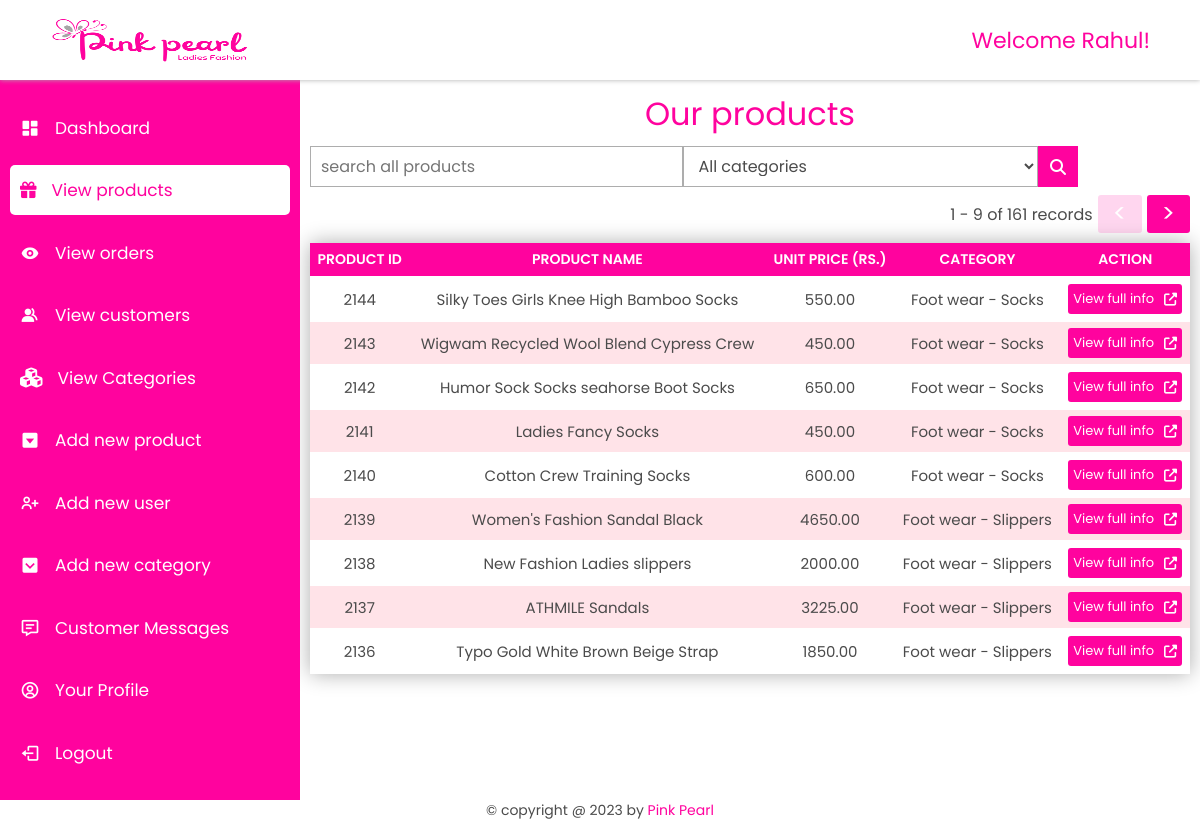
The app's page /admin/products.php (signed in) with its own data.
### tables this page shows
CREATE TABLE `products` (
  `product_id` int(11) NOT NULL,
  `product_name` varchar(250) NOT NULL,
  `price` float(10,2) NOT NULL,
  `description` varchar(255) NOT NULL,
  `image_url` text NOT NULL,
  `reg_date` date NOT NULL DEFAULT current_timestamp()
);

CREATE TABLE `main_category` (
  `main_category_id` int(11) NOT NULL,
  `category_name` varchar(255) NOT NULL,
  `description` varchar(100) NOT NULL,
  `image_url` varchar(255) NOT NULL
);

CREATE TABLE `category` (
  `sub_category_id` int(11) NOT NULL,
  `main_category_id` int(11) DEFAULT NULL,
  `category_name` varchar(50) NOT NULL
);

### admin/products.php (the view, shortened to what this page needs)
<?php
    include('../database/dbconnection.php');
    $limit = 9;
    $offset = 0;
    $searchword = ""; $filterword = "";
    $productsSelectQuery = "select * from products where product_name like '%" . $searchword . "%' and product_id in
                                (
                                    select product_id from product_category where category_id in (
                                        select sub_category_id from category where main_category_id like '%$filterword%'
                                    )
                                )  order by product_id desc, product_id asc limit $limit offset $offset";
    $productsResult = mysqli_query($connection, $productsSelectQuery);
    $totalNoOfProducts = getTotalNoOfProducts($connection, $searchword, $filterword);
?>
<!DOCTYPE html>
<html lang="en">
<head>
    <link rel="stylesheet" href="../index.css">
    <link rel="stylesheet" href="https://maxst.icons8.com/vue-static/landings/line-awesome/line-awesome/1.3.0/css/line-awesome.min.css">
    <link  rel="stylesheet"href="https://unpkg.com/boxicons@2.1.4/css/boxicons.min.css">
    <link rel="stylesheet" href="style.css">
</head>
<body>
    <header>
        <div style="display: flex;align-items: center;gap: 10px;"><i class="fa fa-bars toggle-menu" aria-hidden="true" onclick="handleNav()" style="font-size: 20px;"></i><img src="../uploadedImages/logo.png" alt=""></div>
        <h1>Welcome <?php echo $_SESSION['admin_name'] ?>!</h1>
    </header>
    <main>
        <div class="side-bar">
            <ul>
                <li class="active">
                    <a href="dashboard.php"><i class='bx bxs-dashboard'></i>
                    <span>Dashboard</span></a>
                </li>
                <li >
                    <a href="products.php" class="active"><i class="fa fa-gift" aria-hidden="true" style="font-size: 16.5px;"></i>
                    <span>View products</span></a>
                </li>
                <li>
                    <a href="orders.php"><i class='bx bxs-show'></i>
                    <span>View orders</span></a>
                </li>
                <li>
                    <a href="customers.php"><i class='bx bxs-group'></i>
                    <span>View customers</span></a>
                </li>
                <li>
                    <a href="categories.php"><i class="fa fa-cubes" aria-hidden="true"></i>
                    <span>View Categories</span></a>
                </li>
                <li>
                    <a href="addnewproduct.php"><i class='bx bxs-caret-down-square' ></i>
                    <span>Add new product</span></a>
                </li>
                <li>
                    <a href="addnewuser.php"><i class='bx bx-user-plus'></i>
                    <span>Add new user</span></a>
                </li>
                <li>
                    <a href="addNewCategory.php"><i class='bx bxs-chevron-down-square'></i>
                    <span>Add new category</span></a>
                </li>
                <li>
                    <a href="messages.php"><i class='bx bx-message-detail'></i>
                    <span>Customer Messages</span></a>
                </li>
                <li>
                    <a href="profile.php"><i class='bx bx-user-circle'></i>
                    <span>Your Profile</span></a>
                </li>
                <li>
                    <a href="../account/logout.php"><i class='bx bx-log-out'></i>
                    <span>Logout</span></a>
                </li>
            </ul>
        </div>
        <div class="container products-container">
            <h1>Our products</h1>
            <form class="actions" action="products.php" method="get">
                    <input type="text" placeholder="search all products" name="searchword" value="<?php echo $searchword ?>">
                    <select name="filterword">
                        <option value=''>All categories</option>
                    </select>
                    <button type="submit" name="search"><i class="fa fa-search" aria-hidden="true"></i></button>
            </form>
            <div class="progress">
                <span><?php echo $offset+1; ?> - <?php echo $offset+mysqli_num_rows($productsResult); ?> of <?php echo $totalNoOfProducts; ?> records </span>
                <a href="<?php echo "products.php?offset=". $offset-$limit . "&searchword=$searchword&filterword=$filterword" ?>" class="<?php if ($offset==0) echo 'disabled' ?>"><button style="font-size: 25px;padding: 0px 15px" ><</button></a>
                <a href="<?php echo "products.php?offset=". $offset+$limit . "&searchword=$searchword&filterword=$filterword" ?>" class="<?php if ($offset+mysqli_num_rows($productsResult) == $totalNoOfProducts) echo 'disabled' ?>"><button style="font-size: 25px;padding: 0px 15px" >></button></a>
            </div>
            <div class="product-list main-table">
                <table>
                    <thead><th>Product ID</th><th>Product name</th><th>Unit price (Rs.)</th><th>Category</th><th>action</th></thead>
                    <?php
                        while ($product = mysqli_fetch_assoc($productsResult)) {
                            echo "<tr>";
                            echo "<td>" . $product['product_id'] . "</td>";
                            echo "<td>" . $product['product_name'] . "</td>";
                            echo "<td>" . $product['price'] . "</td>";
                            echo "<td>" . getProductCategory($connection, $product['product_id']) . "</td>";
                            echo "<td style='display:flex; justify-content:center;'><a href='viewproduct.php?id=". $product['product_id'] . "'><button>View full info<i class='fa fa-external-link' aria-hidden='true'></i></button></a></td>";
                            echo "</tr>";
                        }
                    ?>
                </table>
            </div>
        </div>
    </main>
    <footer>
        &copy; copyright  @ <?php echo date('Y'); ?> by <span style="color: var(--pink);">Pink Pearl</span>
    </footer>
</body>
</html>
<?php
    function getTotalNoOfProducts($connection, $searchword, $filterword) {
        $query = "select count(*) from products where product_name like '%" . $searchword . "%' and product_id in
                    (
                        select product_id from product_category where category_id in (
                            select sub_category_id from category where main_category_id like '%$filterword%'
                        )
                    )"  ;
        $result = mysqli_query($connection, $query);
        $count = mysqli_fetch_assoc($result)['count(*)'];
        return $count;
    }
    function getProductCategory($connection, $id) {
        $query = "select * from product_category where product_id = $id";
        $result = mysqli_query($connection, $query);
        $categoryId = mysqli_fetch_assoc($result)['category_id'];
        $query = "select sc.category_name as sub, mc.category_name as main from category sc, main_category mc where sc.main_category_id = mc.main_category_id and sub_category_id = $categoryId";
        $result = mysqli_query($connection, $query);
        $row = mysqli_fetch_assoc($result);
        $main = $row['main'];
        $type = $row['sub'];
        $category =  $main .  " - ". $type;
        return $category;
    }
?>

### index.css (style rules this page uses)
* { margin: 0;padding: 0; box-sizing: border-box; font-family: 'Poppins', sans-serif; font-weight: 400; text-decoration: none; list-style-type: none; color: var(--black); outline: none; }
:root { --white: white; --black: rgb(75, 75, 75); --grey: rgb(173, 173, 173); --lightpink: rgb(255, 227, 232); --pink: #FF039E; }
button, .button { padding: 10px 25px; background-color: var(--pink); font-size: 20px; border: none; color: var(--white); cursor: pointer; transition: 0.3s; border-radius: 3px; display: flex; align-items: center; justify-content: center; gap: 10px; }
button i { color: var(--white); }

### admin/style.css (style rules this page uses)
button { font-size: 13px; padding: 5px; }
header { width: 100%; position: fixed; display: flex; align-items: center; justify-content: space-between; height: 10vh; padding: 10px 50px; box-shadow: 0 0 5px var(--grey); background-color: var(--white); z-index: 1000; }
header img { width: 200px; height: 47px; }
header h1 { font-size: 22px;color: var(--pink); }
main { min-height: 100vh; width: 100%; }
main .side-bar { height: 90vh; width: 300px; background-color: var(--pink); position: fixed; top: 10vh; left: 0; padding: 10px; }
main .side-bar ul { width: 100%; height: 100%; display: flex; flex-direction: column; justify-content: space-evenly; }
main .side-bar ul li a { display: inline-block; padding: 12px 10px; width: 100%; font-size: 17px; display: flex; align-items: center; gap: 15px; color: var(--white); transition: 0.3s; border-radius: 5px; }
main .side-bar ul li a span { color: var(--white); }
main .side-bar ul li a i { font-size: 20px; color: var(--white); }
main .side-bar ul li a:hover, main .side-bar ul li a.active { background-color: var(--white); }
main .side-bar ul li a:hover span, main .side-bar ul li a:hover i, main .side-bar ul li a.active span , main .side-bar ul li a.active i { color: var(--pink); }
main .container { background-color: var(--white); max-height: 90vh; overflow-y: scroll; width: calc(100% - 300px); position: relative; left: 300px; top: 10vh; padding: 10px 10px 25px; }
main .container > h1, main .container > h1 span { color: var(--pink); margin-bottom: 5px; text-align: center; }
.products-container { height: 90vh; overflow-y: scroll; }
a.disabled, a.disabled button { opacity: 0.4; pointer-events: none;cursor:not-allowed; }
.products-container .actions { width: 100%; max-width: 768px; display: flex; gap: 0; padding: 3px 0; margin-bottom: 5px; }
.products-container .actions button { border-radius: 0; transition: 0.3s; font-size: 16px; width: 40px; padding: 5px 15px; }
.products-container .actions button i { color: var(--white); }
.products-container .actions input, .products-container .actions select { padding: 7px 10px; width: 100%; background: transparent; border: 1.5px solid var(--grey); font-size: 16px; }
.products-container .actions select { width: calc(100% - 40px); }
.products-container .product-list, .dashboard .order-list { width: 100%; }
.product-list table, .order-list table { width: 100%; margin-top: 10px; border-collapse: collapse; cursor:pointer; box-shadow: 0 0 20px var(--grey); }
.products-container table td, .products-container table th, .order-list table th, .order-list table td { text-align: center; padding: 6px; }
.products-container table td { font-size: 15px; }
.products-container .product-list table th, .order-list table th { background-color: var(--pink); color: white; font-weight: 600; text-transform: uppercase; font-size: 14px; }
.products-container table tr:nth-of-type(even), .order-list table tr:nth-of-type(even) { background-color: var(--lightpink); }
.products-container .main-table table tr:nth-of-type(even), .products-container .main-table table tr:nth-of-type(odd) { border-bottom: 2px solid var(--white); }
.products-container .progress { display: flex; align-items: center; gap: 5px; }
footer { text-align: center; font-size: 14px; }

### records on screen
products: product_id "2144", product_name "Silky Toes Girls Knee High Bamboo Socks", price "550.00", product_id.category_name "Foot wear - Socks"
products: product_id "2143", product_name "Wigwam Recycled Wool Blend Cypress Crew", price "450.00", product_id.category_name "Foot wear - Socks"
products: product_id "2142", product_name "Humor Sock Socks seahorse Boot Socks", price "650.00", product_id.category_name "Foot wear - Socks"
products: product_id "2141", product_name "Ladies Fancy Socks", price "450.00", product_id.category_name "Foot wear - Socks"
products: product_id "2140", product_name "Cotton Crew Training Socks", price "600.00", product_id.category_name "Foot wear - Socks"
products: product_id "2139", product_name "Women's Fashion Sandal Black", price "4650.00", product_id.category_name "Foot wear - Slippers"
products: product_id "2138", product_name "New Fashion Ladies slippers", price "2000.00", product_id.category_name "Foot wear - Slippers"
products: product_id "2137", product_name "ATHMILE Sandals", price "3225.00", product_id.category_name "Foot wear - Slippers"
products: product_id "2136", product_name "Typo Gold White Brown Beige Strap", price "1850.00", product_id.category_name "Foot wear - Slippers"

### other values on screen
$_SESSION['admin_name'] "Rahul"
$offset+1 "1"
$offset+mysqli_num_rows($productsResult) "9"
$totalNoOfProducts "161"
